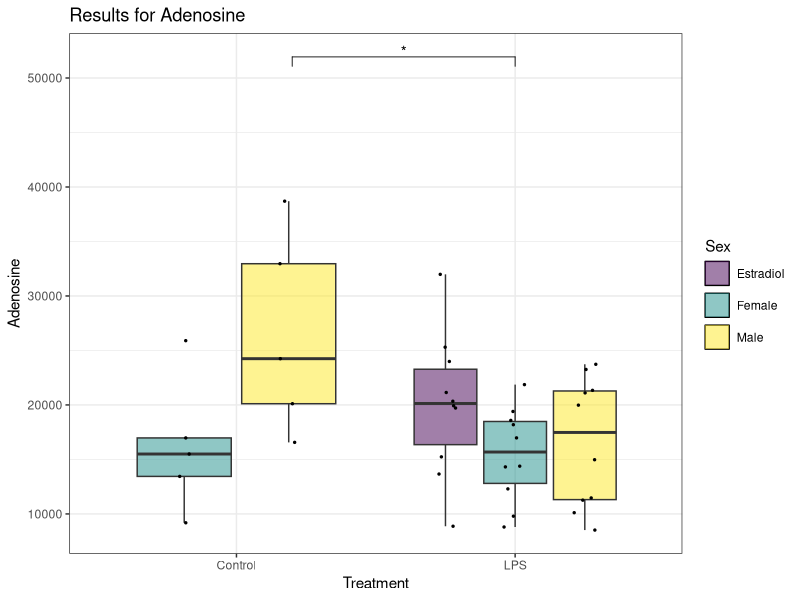
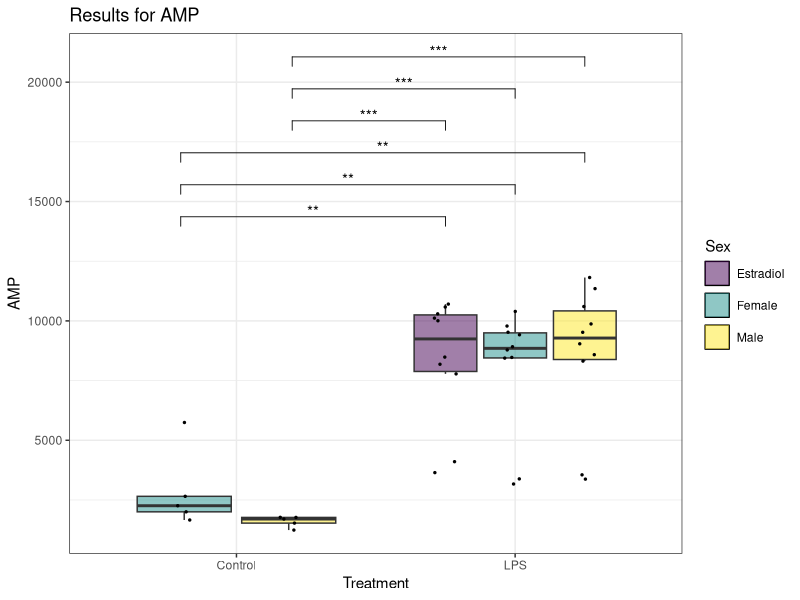
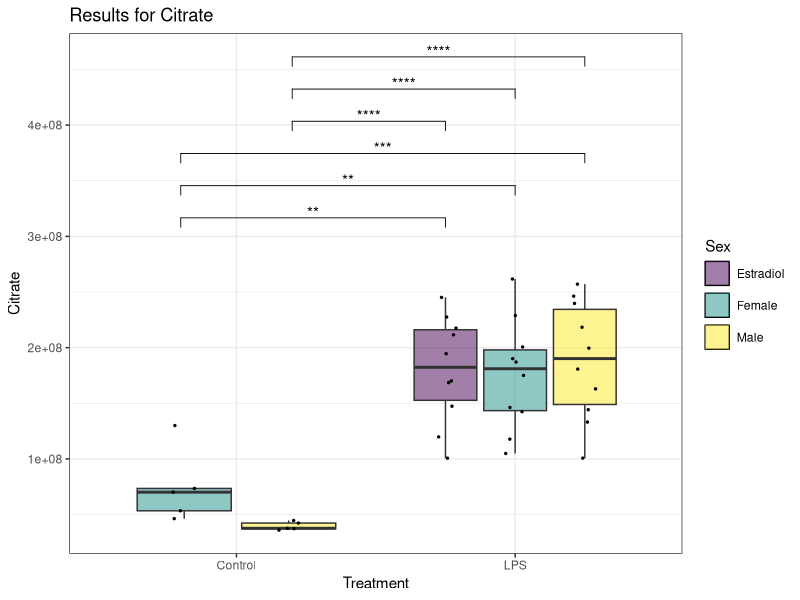
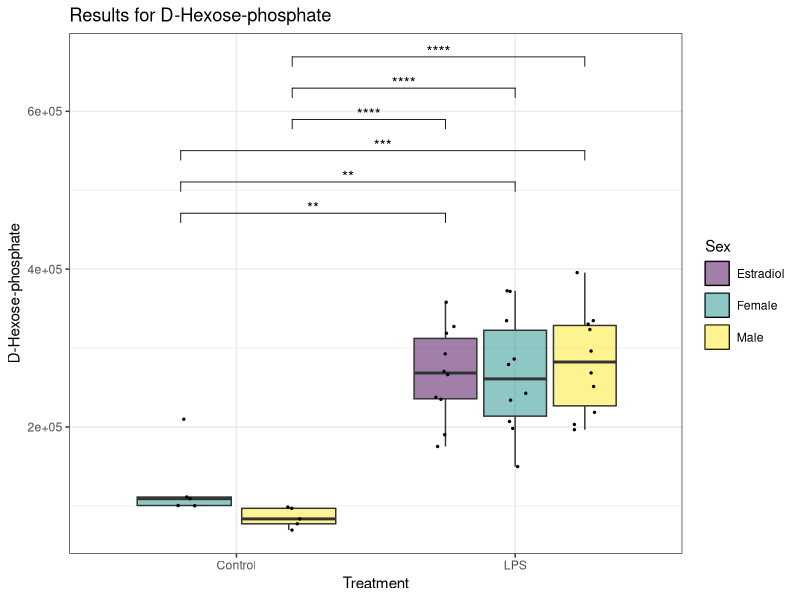
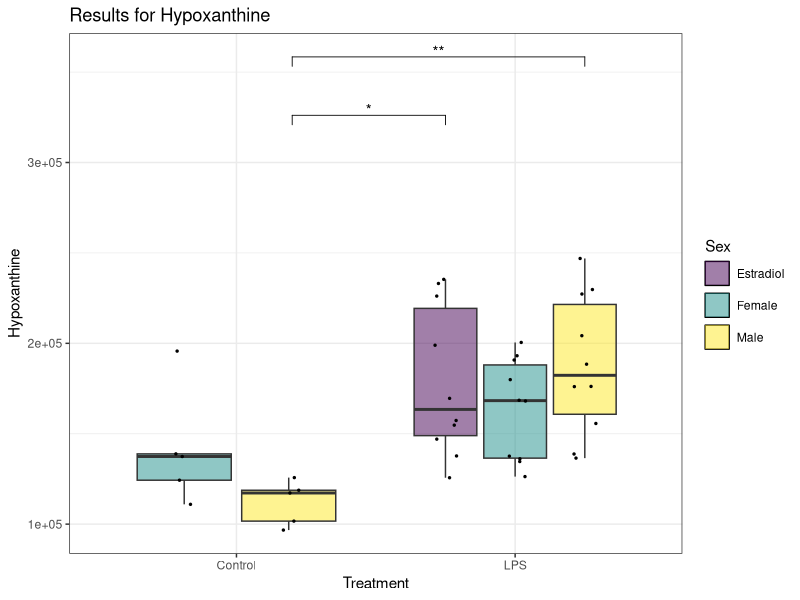
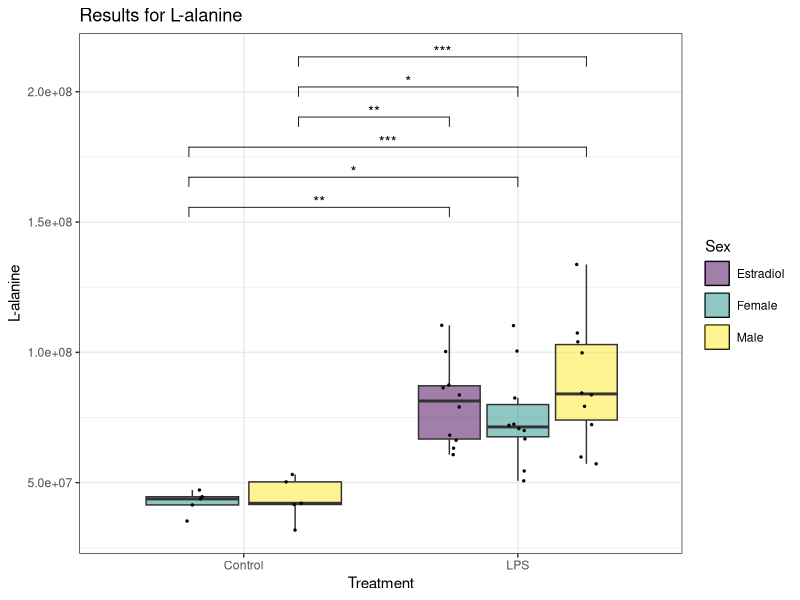
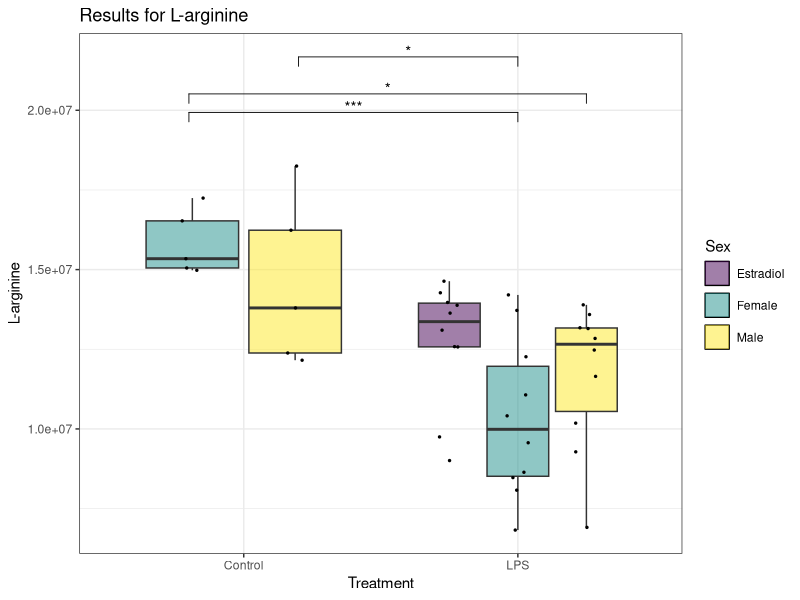
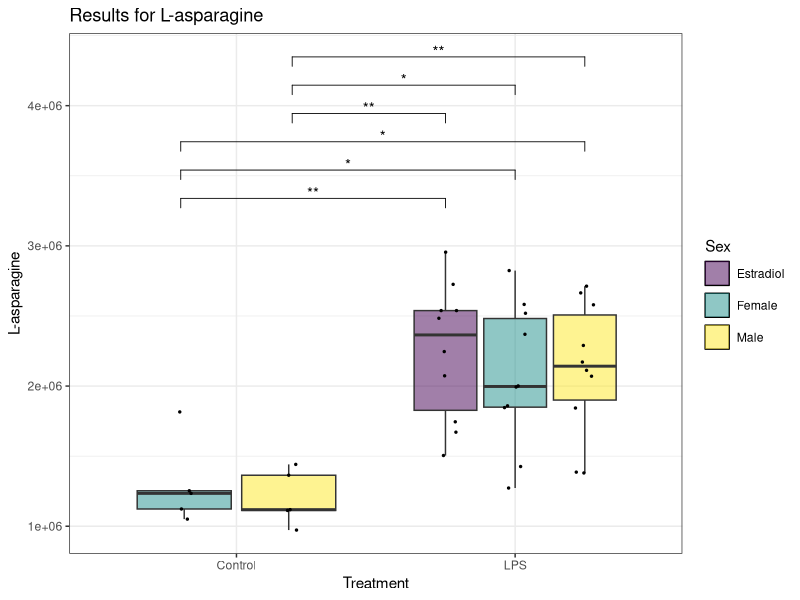

Generate these figures, in order, with R:
# Load necessary libraries
if(!require(readxl)) install.packages("readxl", dependencies=TRUE)
if(!require(dplyr)) install.packages("dplyr", dependencies=TRUE)
if(!require(ggplot2)) install.packages("ggplot2", dependencies=TRUE)
if(!require(viridis)) install.packages("viridis", dependencies=TRUE)
if(!require(rstatix)) install.packages("rstatix", dependencies=TRUE)
if(!require(tidyr)) install.packages("tidyr", dependencies=TRUE)
if(!require(ggpubr)) install.packages("ggpubr", dependencies=TRUE)


library(readxl)
library(dplyr)
library(ggplot2)
library(viridis)
library(rstatix)
library(tidyr)
library(ggpubr)

#Set your working directory
setwd("~/R/SepticShock")

# Read the original data from the first sheet "Clinical Data" to get the original column names
original_data <- read_excel("SepticShockDataR.xlsx", sheet = "Metabolite Data")

# Create a mapping of original names to modified names
original_names <- names(original_data)[-1:-5]
modified_names <- make.names(original_names)
name_mapping <- setNames(original_names, modified_names)

# Read the data and rename columns
data <- original_data %>%
  rename_all(make.names)

# Filter to retain only rows where timepoint == 6
data <- data %>%
  filter(Timepoint == 6)

# Convert to tidy format
tidy_data<-data %>% 
  pivot_longer(cols = L.alanine:X2.Oxoglutarate, names_to = "Observation", values_to = "Values") %>%
  mutate("Sex:Treatment" = paste0(Sex, ":", Treatment)) %>%
  drop_na(Values)

tidy_data$`Sex:Treatment` <- factor(tidy_data$`Sex:Treatment`, 
                                    levels = c("Female:Control", 
                                               "Male:Control", 
                                               "Estradiol:LPS", 
                                               "Female:LPS", 
                                               "Male:LPS"))
tidy_data$Patient.ID <- factor(tidy_data$Patient.ID)
tidy_data$Species <- factor(tidy_data$Species)
tidy_data$Sex <- factor(tidy_data$Sex)
tidy_data$Treatment <- factor(tidy_data$Treatment)
tidy_data$Observation <- factor(tidy_data$Observation)

# Perform Tukey's HSD test
tidy_tukey<-tidy_data %>% 
  group_by(Observation) %>% 
  tukey_hsd(Values ~ Sex * Treatment) %>%
  ungroup()

write.csv(tidy_tukey, "SSD_Metabolite_TukeyHSD.csv", row.names = FALSE) 

tidy_tukey<-tidy_tukey %>%
  filter(term == "Sex:Treatment")

# Filter to retain sets where at least one p-value is less than 0.05
sig_observations <- tidy_tukey %>%
  group_by(Observation) %>%
  filter(any(p.adj < 0.05)) %>%
  ungroup()

# Extract unique names of significant observations
sig_observations <- sig_observations %>%
  distinct(Observation)

write.csv(sig_observations, "SSD_Metabolite_Sig_Observations.csv", row.names = FALSE)

############
for (observation in sig_observations$Observation) {
  original_observation <- name_mapping[[observation]]
  
  plot_data <- tidy_data %>%
    filter(Observation == observation) %>%
    dplyr::select(Sex, Treatment, 'Sex:Treatment', Values)
  plot_tukey <- tidy_tukey %>%
    filter(Observation == observation) %>%
    filter(p.adj.signif != 'ns') %>%
    add_y_position(test = ., 
                   data = plot_data, 
                   formula = Values ~ Sex:Treatment, 
                   fun = "max", 
                   scales = "fixed", 
                   step.increase = 0.12) %>%
    add_x_position(test = ., x = 'Sex:Treatment')
  
  plot_tukey <- mutate(plot_tukey, xmin = case_when(xmin == 1 ~ 0.8,
                                                    xmin == 2 ~ 1.2,
                                                    xmin == 3 ~ 1.75,
                                                    xmin == 4 ~ 2))
  plot_tukey <- mutate(plot_tukey, xmax = case_when(xmax == 2 ~ 1.2,
                                                    xmax == 3 ~ 1.75,
                                                    xmax == 4 ~ 2,
                                                    xmax == 5 ~ 2.25))
  
  p <- ggplot(plot_data, 
              aes(x = Treatment, y = !!rlang::sym("Values"))) +
    geom_boxplot(outlier.shape = NA, 
                 aes(fill = Sex), 
                 key_glyph = draw_key_rect) +  # Remove outliers from boxplot to avoid duplication with jitter
    geom_point(aes(fill = Sex), 
               size = 0.5, 
               position=position_jitterdodge(jitter.width = 0.2), 
               show.legend = F) +
    labs(title = paste("Results for", original_observation),
         y = original_observation) +
    stat_pvalue_manual(plot_tukey, 
                       label = "p.adj.signif", 
                       y.position = "y.position", 
                       xmin = "xmin", 
                       xmax = "xmax", 
                       hide.ns = TRUE, 
                       tip.length = 0.02, 
                       bracket.nudge.y = 0) +
    scale_fill_viridis(discrete = TRUE, 
                       alpha = 0.5, 
                       option="viridis") + 
    theme_bw() +
    theme(legend.key = element_rect(color = "black"), 
          legend.key.spacing.y = unit(0.2, "cm"))
  
  print(p)
  
  # Save each plot as a PNG file
  ggsave(filename = paste0("boxplot_", 
                           observation, 
                           ".png"), 
         path = '~/R/SepticShock/Plots/Metabolite',
         plot = p, 
         width = 8, 
         height = 6)
}
